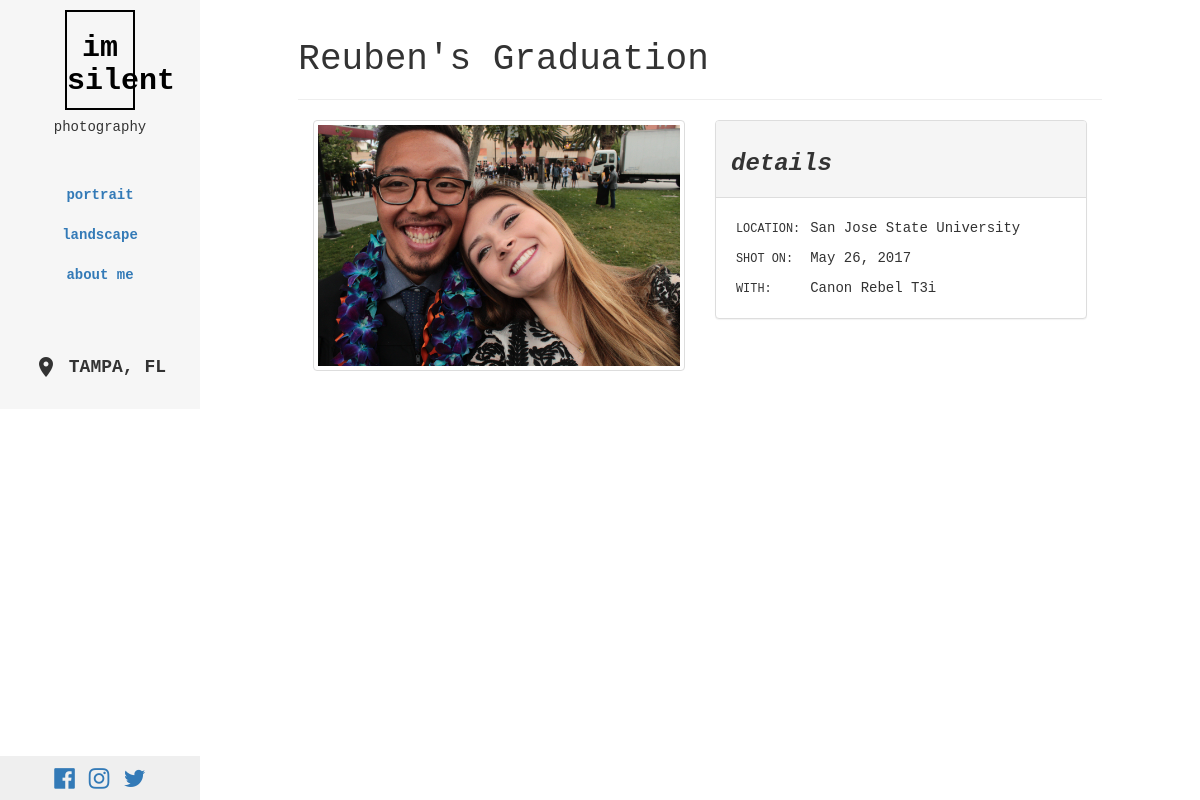
/img/4/, run on the app's committed database.
### test_app/models.py (models this page shows, shortened)
class ImageUpload( models.Model ):
    PORTRAIT = 'portrait'
    LANDSCAPE = 'landscape'
    CATEGORIES = (
        ( PORTRAIT, 'Portrait'),
        ( LANDSCAPE, 'Landscape' )
    )
    image = models.ImageField( upload_to = 'user_img/' )
    title = models.CharField( max_length = 50 )
    category = models.CharField( max_length = 20, choices = CATEGORIES,
        default = PORTRAIT )
    date = models.DateField( default = '0000-00-00', verbose_name = 'Date (YYYY-MM-DD)')
    camera = models.CharField( max_length = 20 )
    location = models.CharField( max_length = 100 )
    frontpage = models.BooleanField( default = False, verbose_name = 'Display on frontpage?' )

### test_app/views.py (the view, shortened to what this page needs)
# urls.py: url( r'^img/(?P<pk>\d+)/$', views.ImageUpdate.as_view(), name = 'update' ),
class ImageUpdate( UpdateView ):
    template_name = 'test_app/img/details.html'
    fields = ( 'title', 'category', 'frontpage')
    model = models.ImageUpload
    def get_context_data( self, **kwargs ):
        image = self.model.objects.filter( pk = self.kwargs['pk'] ).values()[0] # retrieve pk from url
        title = image['title']
        data = super().get_context_data( **kwargs )
        data['title'] = title
        data['image'] = image
        data['loggedin'] = self.request.user.is_authenticated
        return data

### test_app/context_processors.py (called while the page is built)
def uprofile_processor( request ):
    profile = models.UserProfile.objects.values()[0]
    return { 'profile': profile }

### templates/test_app/img/details.html
<!DOCTYPE html>
{% extends "test_app/base_styled.html" %}
{% load staticfiles %}
{% block main_body %}
  <div class="container-fluid col-xs-10 col-xs-offset-1">
    <div class="page-header">
      <h1>{{ image.title }}</h1>
    </div>
    <div class="col-xs-6">
      <a href="#" class="thumbnail">
        <img src="/media/{{ image.image }}" alt="...">
      </a>
    </div>
    <div class="col-xs-6">
      {% if loggedin %}
      <div class="panel panel-default">
        <div class="panel-heading">
          <h3><em>update this image</em></h3>
        </div>
        <div class="panel-body">
          <form class="" method="post">
            {% csrf_token %}
            {{ form.as_p }}
             <p><input type="submit" class="btn btn-primary" name="" value="Submit">&nbsp;<a href="{% url 'test_app:delete' image.id %}"><button type="button" class="btn btn-danger">Delete</button></a></p>
          </form>
        </div>
      </div>
      {% else %}
        <div class="panel panel-default">
          <div class="panel-heading">
            <h3><strong><em>details</em></strong></h3>
          </div>
          <div class="panel-body">
            <table class="table-condensed">
              <tr><td><small>LOCATION:</small></td>
                  <td>{{ image.location }}</td>
              </tr>
              <tr><td><small>SHOT ON:</small></td>
                  <td>{{ image.date }}</td>
              </tr>
              <tr><td><small>WITH:</small></td>
                  <td>{{ image.camera }}</td>
              </tr>
            </table>
          </div>
        </div>
      {% endif %}
    </div>
  </div>
{% endblock %}

### static/css/style.css (style rules this page uses)
body { font-family: 'Merriweather Sans', sans-serif; font-family: 'Inconsolata', monospace; }
#main img { width: 100%; }
*, *:before, *:after { box-sizing: border-box !important; }

### data on the page
ImageUpload: title "Reuben's Graduation", image (picture), location "San Jose State University", date "May 26, 2017", camera "Canon Rebel T3i"
